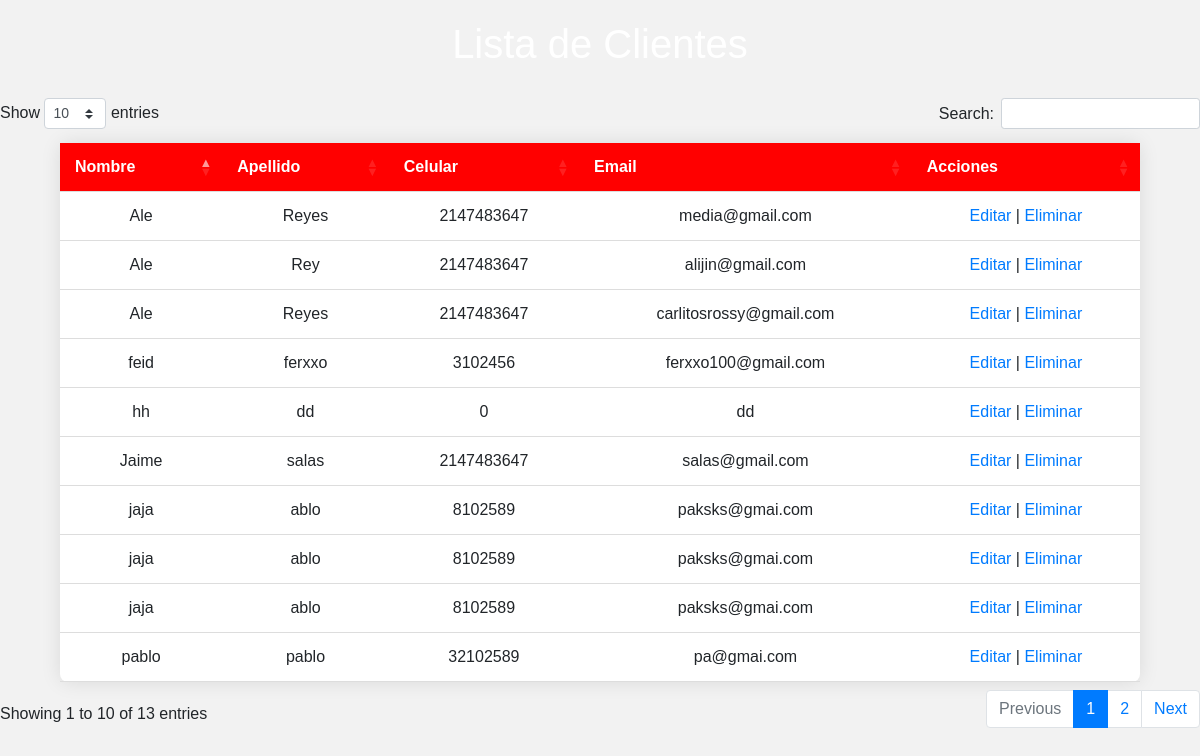
/mostrar.php, run on the app's committed database.
### tables this page shows
CREATE TABLE `cliente` (
  `id_cliente` int(11) NOT NULL,
  `nombre` varchar(50) NOT NULL,
  `apellido` varchar(50) NOT NULL,
  `celular` int(10) NOT NULL,
  `email` varchar(50) NOT NULL,
  `contrasenia` varchar(100) NOT NULL,
  `fecha_registro` timestamp NOT NULL DEFAULT current_timestamp()
);

### cliente.php (called while the page is built, shortened)
<?php
class cliente{
    public static function mostrar(){
        $conexion = new Conexion();
        $consulta = $conexion->prepare('SELECT * FROM ' . self::TABLA . ' ORDER BY nombre');
        $consulta -> execute();
        $registros = $consulta->fetchAll();
        return $registros;
    }
}

### mostrar.php (the view, shortened to what this page needs)
<?php
require_once "cliente.php";
$clientes = cliente::mostrar();
?>
<!DOCTYPE html>
<html lang="es">
<head>
    <link rel="stylesheet" href="https://cdnjs.cloudflare.com/ajax/libs/twitter-bootstrap/4.5.2/css/bootstrap.min.css">
    <link rel="stylesheet" href="https://cdn.datatables.net/1.13.7/css/dataTables.bootstrap4.min.css">
</head>
<body>
    <h1>Lista de Clientes</h1>
    <table id="myTable">
        <thead>
            <tr>
                <th>Nombre</th>
                <th>Apellido</th>
                <th>Celular</th>
                <th>Email</th>
                <th>Acciones</th>
            </tr>
        </thead>
        <tbody>
            <?php foreach ($clientes as $cliente): ?>
                <tr>
                    <td><?php echo $cliente['nombre']; ?></td>
                    <td><?php echo $cliente['apellido']; ?></td>
                    <td><?php echo $cliente['celular']; ?></td>
                    <td><?php echo $cliente['email']; ?></td>
                    <td><a href="<?php echo "editar.php?id=" . $cliente['id_cliente']?>">Editar</a> |
                    <a href="<?php echo "eliminar.php?id=" . $cliente['id_cliente']?>">Eliminar</a></td>
                </tr>
            <?php endforeach; ?>
        </tbody>
    </table>
</body>
</html>

### mostrar.php (style rules this page uses)
body { background-image: url('./assets/css/img//mecanico.jpg'); background-size: cover; background-repeat: no-repeat; background-color: #f2f2f2; font-family: Arial, sans-serif; margin: 0; padding: 0; }
h1 { text-align: center; color: #fff; margin-bottom: 30px; margin-top: 20px; }
table { width: 90%; margin: auto; border-collapse: collapse; box-shadow: 0 0 20px rgba(0, 0, 0, 0.1); background-color: #fff; border-radius: 8px; }
th, td { padding: 12px 15px; text-align: center; border-bottom: 1px solid #ddd; }
th { background-color: red; color: #fff; text-align: center; }
tr:nth-child(even) { background-color: #ffd4cc; }

### data on the page
cliente: nombre "Ale", apellido "Reyes", celular "2147483647", email "media@gmail.com"
cliente: nombre "Ale", apellido "Rey", celular "2147483647", email "alijin@gmail.com"
cliente: nombre "Ale", apellido "Reyes", celular "2147483647", email "carlitosrossy@gmail.com"
cliente: nombre "feid", apellido "ferxxo", celular "3102456", email "ferxxo100@gmail.com"
cliente: nombre "hh", apellido "dd", celular "0", email "dd"
cliente: nombre "Jaime", apellido "salas", celular "2147483647", email "salas@gmail.com"
cliente: nombre "jaja", apellido "ablo", celular "8102589", email "paksks@gmai.com"
cliente: nombre "jaja", apellido "ablo", celular "8102589", email "paksks@gmai.com"
cliente: nombre "jaja", apellido "ablo", celular "8102589", email "paksks@gmai.com"
cliente: nombre "pablo", apellido "pablo", celular "32102589", email "pa@gmai.com"
